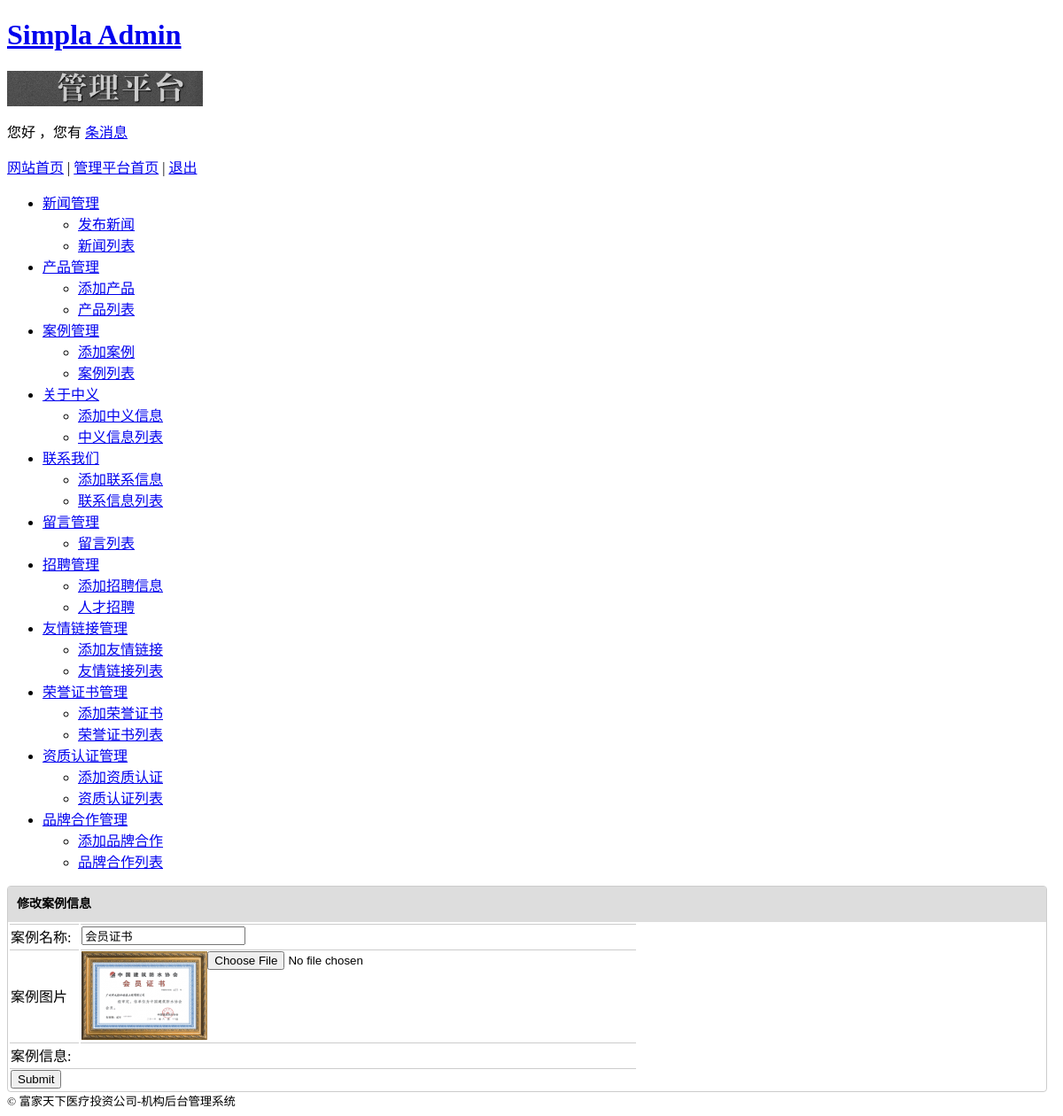
Page /index.php/admin/honor/honor_edit/4 on the committed database.
### tables this page shows
CREATE TABLE `cases` (
  `id` tinyint(10) unsigned NOT NULL AUTO_INCREMENT,
  `title` varchar(20) NOT NULL,
  `img` varchar(25) NOT NULL,
  `small_img` varchar(25) NOT NULL,
  `content` text NOT NULL,
  `type` varchar(20) NOT NULL,
  `addtime` datetime NOT NULL,
  PRIMARY KEY (`id`)
);

### application/controllers/admin/honor.php (called while the page is built, shortened)
<?php if ( ! defined('BASEPATH')) exit('No direct script access allowed');
class Honor extends CI_Controller{
    public function honor_edit(){
        $submit = $this->input->post('submit');
        if($submit){
            $this->do_upload();
            redirect('index.php/admin/honor');
        }else{
            $id = $this->uri->segment(4);
            $query = $this->db->query('select * from cases where type = "honor" and id = '.$id);
            $msg['arr'] = $query->row_array();
            $this->load->view('admin/honor_edit',$msg);
        }
    }
}

### index.php (called while the page is built, shortened)
<?php
require_once BASEPATH.'core/CodeIgniter'.EXT;

### application/views/admin/honor_edit.php (the view, shortened to what this page needs)
<?php echo $this->load->view("admin/header") ?>
<link rel="stylesheet" type="text/css" href="<?php echo base_url()?>js/themes/default/ueditor.css" />
<div id="content">
	<div class="nd">
		<div class="nd_title"><strong>修改案例信息</strong></div>
		<?php echo form_open_multipart("index.php/admin/honor/honor_edit")?>
		<table>
			<tr>
				<td width="10%">案例名称:</td>
				<td width="80%"><input type="text" class="input" value="<?php echo $arr['title']?>" name="honor_name" /></td>
			</tr>
			<tr>
				<td width="10%">案例图片</td>
				<td width="80%">
                                    <img src="<?php echo '/uploads/honor/thumbs/'.$arr['img']?>" alt="<?php echo $arr['title']?>" style="float:left;" />
                                    <input type="file" name="userfile" style="float:left;" />
                                </td>
			</tr>
			<tr>
				<td>案例信息:</td>
				<td style="padding-right:5px;"><span id="editor"></span>
				<input type="hidden" value="" id="value" name="content" /></td>
			</tr>
			<tr>
				<td colspan="2">
					<input type="submit" name="submit" id="sub" />
				</td>
			</tr>
		</table>
         <?php echo form_close()?>
	</div>
</div>
<?php echo $this->load->view("admin/footer") ?>

### application/views/admin/honor_edit.php (style rules this page uses)
.nd { float:left; width:99%; border:1px solid #ccc;border-radius:4px; }
table td { border-top:1px solid #ccc; }
.nd_title { width:100%; height:40px; line-height:40px; font-size:14px; text-indent:10px; background:#ddd; }
.input { float:left; }

### rows in the picture
cases: honor_name "会员证书", img (picture)
